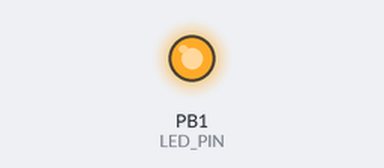
Recording of a sketch running on a simulated ATtiny85, built with avr-gcc and run on an emulated ATtiny85. Parts: output pins drawn as LEDs (lit = HIGH). At 7.7 s the program stops and its outputs stay as they are.

Above: at 0.1 s.
At 7.7 s:
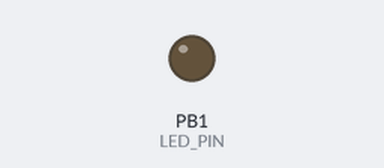
Timing chart, 0 to 9.2 s (numbered marks = the images above):
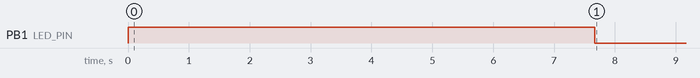

The sketch:

rickroll.ino
```cpp
// Prank code to play rick roll on usb insert automatically
// For digispark (ATTiny85)

#include "DigiKeyboard.h"

#define LED_PIN PB1

void setup() {
  pinMode(LED_PIN, OUTPUT);
  digitalWrite(LED_PIN, HIGH);
  DigiKeyboard.sendKeyStroke(0);
  DigiKeyboard.delay(2000);
}

void loop() {

  DigiKeyboard.sendKeyStroke(KEY_R, MOD_GUI_LEFT);
  DigiKeyboard.delay(600);
  DigiKeyboard.print("https://youtu.be/dQw4w9WgXcQ?t=43s");
  DigiKeyboard.sendKeyStroke(KEY_ENTER);
  DigiKeyboard.delay(5000);

  digitalWrite(LED_PIN, LOW);
  for (;;) {}
}
```

Measured:
- by itself, PB1 (LED_PIN): HIGH → LOW at 7.7 s
